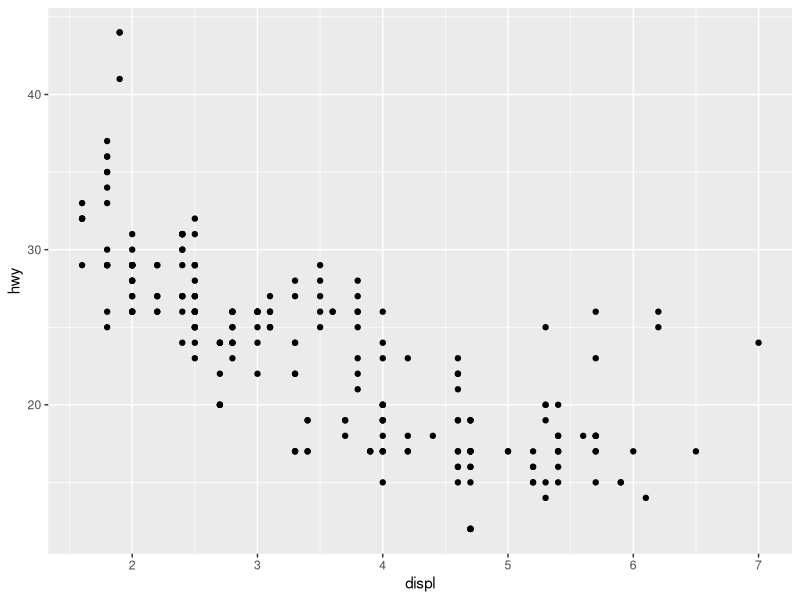
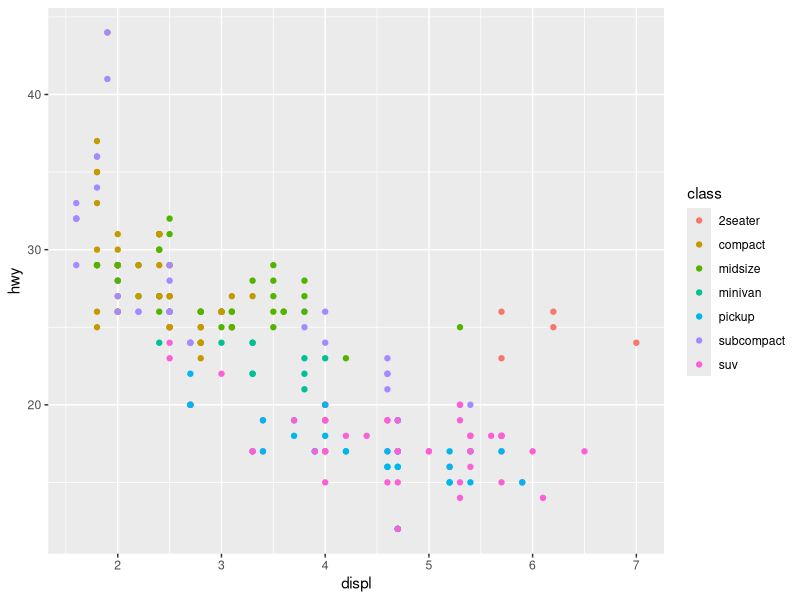
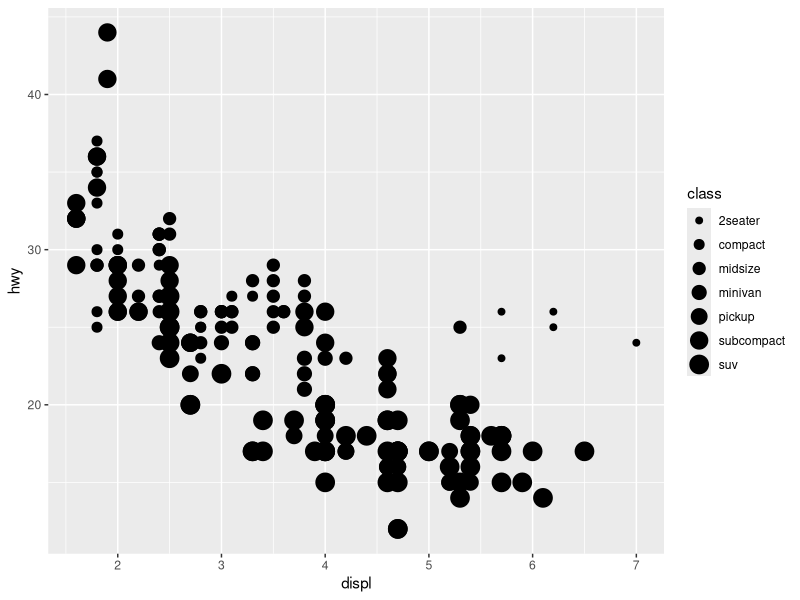
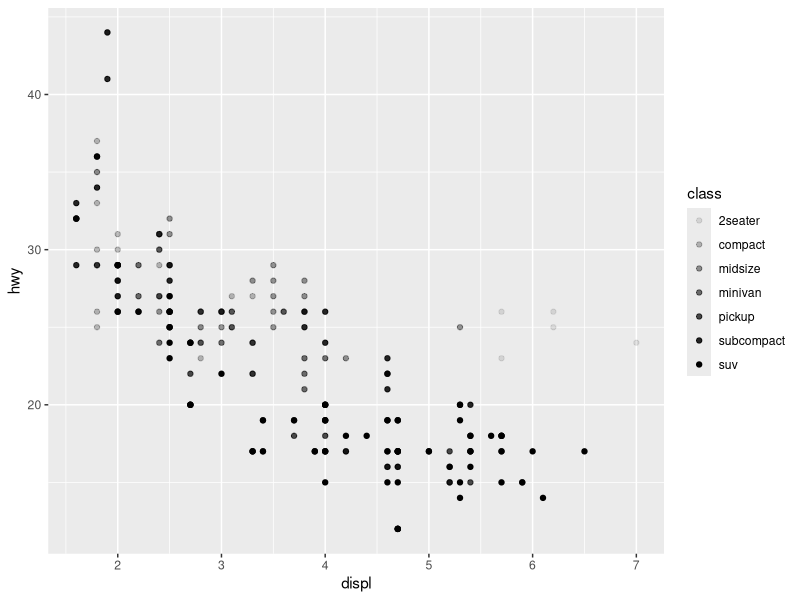
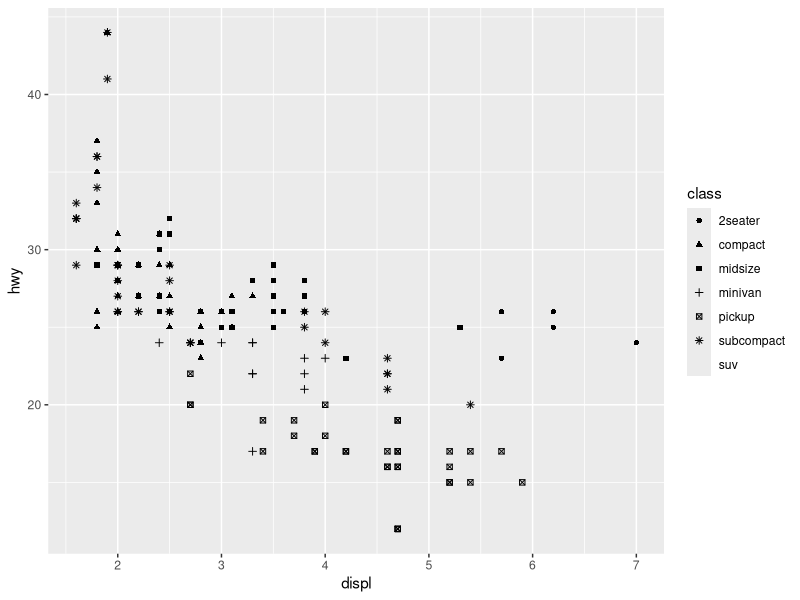
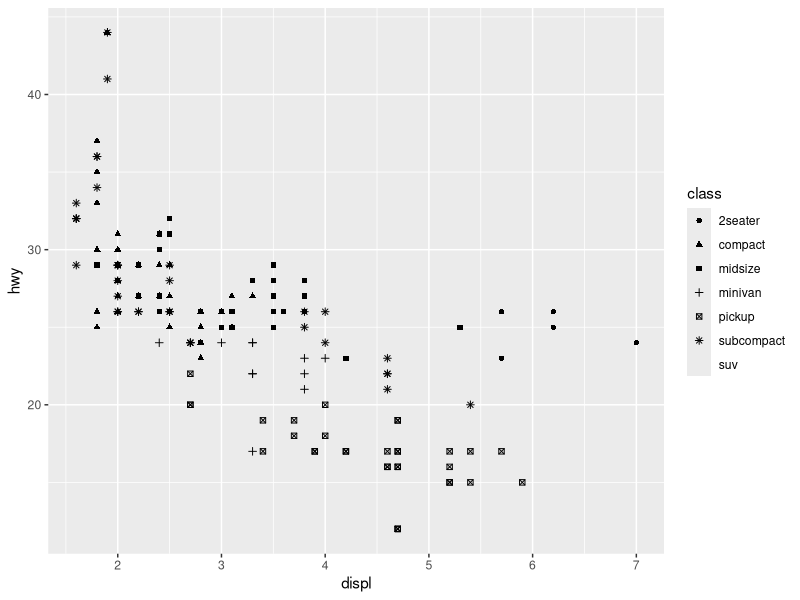
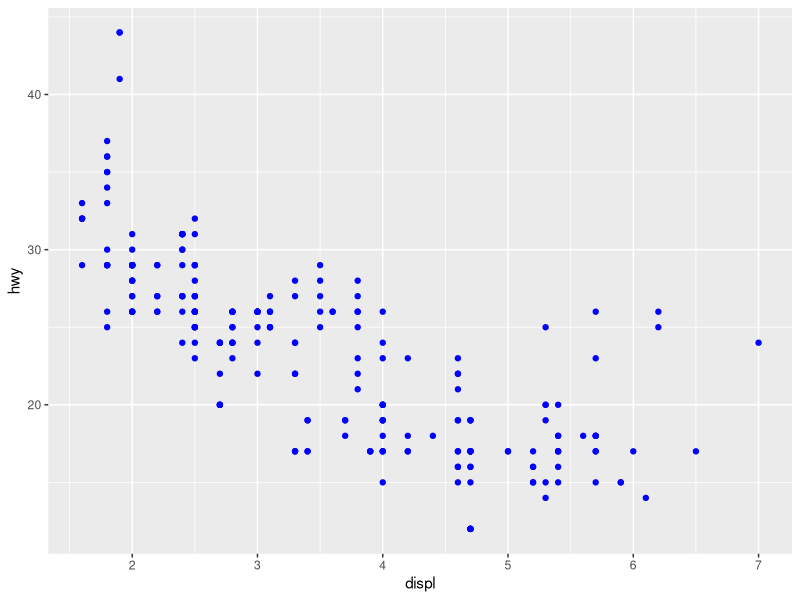
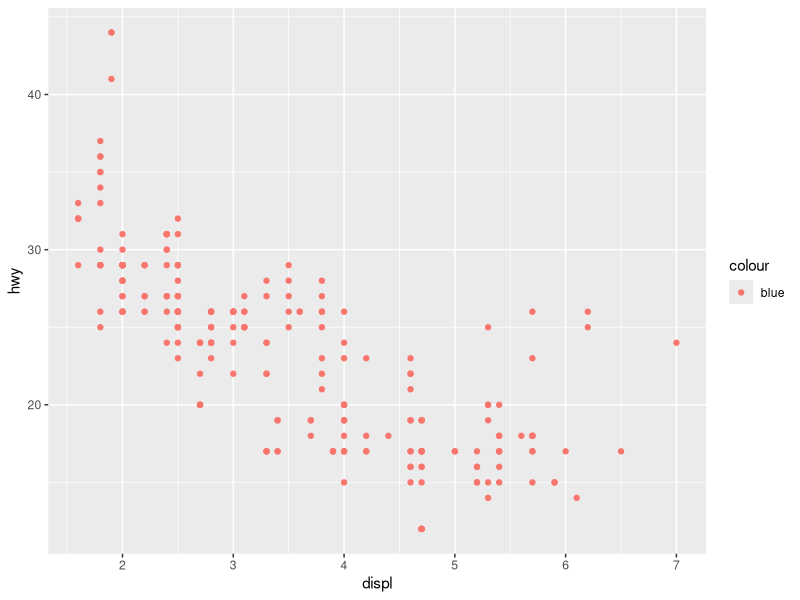

Here is the R script that generated these plots, in order:
## ---- chunk 1
knitr::opts_chunk$set(echo = FALSE)
## ---- chunk 2
#install.packages("tidyverse")
library(tidyverse)
## ---- chunk 3
mpg
# ?mpg
## ---- chunk 4
ggplot(data = mpg) + 
  geom_point(mapping = aes(x = displ, y = hwy))
## ---- chunk 5
ggplot(data = mpg) + 
  geom_point(mapping = aes(x = displ, y = hwy, color = class))
## ---- chunk 6
ggplot(data = mpg) + 
  geom_point(mapping = aes(x = displ, y = hwy, size = class))
## ---- chunk 7
# alpha
ggplot(data = mpg) + 
  geom_point(mapping = aes(x = displ, y = hwy, alpha = class))
## ---- chunk 8
# shape ***only 6 shapes available, SUV unplotted
ggplot(data = mpg) + 
  geom_point(mapping = aes(x = displ, y = hwy, shape = class))
## ---- chunk 9
# shape ***only 6 shapes available, SUV unplotted
ggplot(data = mpg) + 
  geom_point(mapping = aes(x = displ, y = hwy, shape = class))
## ---- chunk 10
ggplot(data = mpg) + 
  geom_point(mapping = aes(x = displ, y = hwy), color = "blue")
## ---- chunk 11
ggplot(data = mpg) + 
  geom_point(mapping = aes(x = displ, y = hwy, color = "blue"))
## ---- chunk 12
ggplot(data = mpg) + 
  geom_point(mapping = aes(x = displ, y = hwy)) + 
  facet_wrap(~ class, nrow = 2)        # ~ formula
## ---- chunk 13
ggplot(data = mpg) + 
  geom_point(mapping = aes(x = displ, y = hwy)) + 
  facet_grid(drv ~ cyl)
## ---- chunk 14
ggplot(data = mpg) + 
  geom_point(mapping = aes(x = displ, y = hwy)) + 
  facet_grid(. ~ cyl)
## ---- chunk 15
ggplot(data = mpg) + 
  geom_point(mapping = aes(x = displ, y = hwy)) + 
  facet_grid(drv ~ .)
## ---- chunk 16
ggplot(data = mpg) + 
  geom_point(mapping = aes(x = displ, y = hwy))
ggplot(data = mpg) + 
  geom_smooth(mapping = aes(x = displ, y = hwy))
## ---- chunk 17
ggplot(data = mpg) + 
  geom_smooth(mapping = aes(x = displ, y = hwy, linetype = drv))
## ---- chunk 18
ggplot(data = mpg) +
  geom_smooth(mapping = aes(x = displ, y = hwy))

ggplot(data = mpg) +
  geom_smooth(mapping = aes(x = displ, y = hwy, group = drv))

ggplot(data = mpg) +
  geom_smooth(
    mapping = aes(x = displ, y = hwy, color = drv),
    show.legend = FALSE
  )
## ---- chunk 19
ggplot(data = mpg) + 
  geom_point(mapping = aes(x = displ, y = hwy)) +
  geom_smooth(mapping = aes(x = displ, y = hwy))
## ---- chunk 20
ggplot(data = mpg, mapping = aes(x = displ, y = hwy)) + 
  geom_point() + 
  geom_smooth()
## ---- chunk 21
ggplot(data = mpg, mapping = aes(x = displ, y = hwy)) + 
  geom_point(mapping = aes(color = class)) + 
  geom_smooth()
## ---- chunk 22
ggplot(data = mpg, mapping = aes(x = displ, y = hwy)) + 
  geom_point(mapping = aes(color = class)) + 
  geom_smooth(data = filter(mpg, class == "subcompact"), se = FALSE)
## ---- chunk 23
ggplot(data = mpg) + 
  geom_smooth(mapping = aes(x = displ, y = hwy, 
                            color = drv, linetype = drv)) +
  geom_point(mapping = aes(x = displ, y = hwy, color = drv))
## ---- chunk 24
ggplot(data = mpg, mapping = aes(x = displ, y = hwy, color = drv)) + 
  geom_smooth(mapping = aes(linetype = drv)) +
  geom_point()
## ---- chunk 25
diamonds
# ?diamonds
## ---- chunk 26
ggplot(data = diamonds) + 
  geom_bar(mapping = aes(x = cut))
## ---- chunk 27
# Define variable containing url
url <- "https://d33wubrfki0l68.cloudfront.net/70a3b18a1128c785d8676a48c005ee9b6a23cc00/7283c/images/visualization-stat-bar.png"
## ---- chunk 28
demo <- tribble(
  ~cut,         ~freq,
  "Fair",       1610,
  "Good",       4906,
  "Very Good",  12082,
  "Premium",    13791,
  "Ideal",      21551
)

ggplot(data = demo) +
  geom_bar(mapping = aes(x = cut, y = freq), stat = "identity")
## ---- chunk 29
ggplot(data = diamonds) + 
  geom_bar(mapping = aes(x = cut, colour = cut))
ggplot(data = diamonds) + 
  geom_bar(mapping = aes(x = cut, fill = cut))
## ---- chunk 30
ggplot(data = diamonds) + 
  geom_bar(mapping = aes(x = cut, fill = clarity))
## ---- chunk 31
ggplot(data = diamonds, mapping = aes(x = cut, fill = clarity)) + 
  geom_bar(alpha = 1/5, position = "identity")
ggplot(data = diamonds, mapping = aes(x = cut, colour = clarity)) + 
  geom_bar(fill = NA, position = "identity")
## ---- chunk 32
ggplot(data = diamonds) + 
  geom_bar(mapping = aes(x = cut, fill = clarity), position = "fill")
## ---- chunk 33
ggplot(data = diamonds) + 
  geom_bar(mapping = aes(x = cut, fill = clarity), position = "dodge")
## ---- chunk 34
ggplot(data = mpg) + 
  geom_point(mapping = aes(x = displ, y = hwy))
## ---- chunk 35
ggplot(data = mpg) + 
  geom_point(mapping = aes(x = displ, y = hwy), position = "jitter")
## ---- chunk 36
ggplot(data = mpg, mapping = aes(x = class, y = hwy)) + 
  geom_boxplot()
ggplot(data = mpg, mapping = aes(x = class, y = hwy)) + 
  geom_boxplot() +
  coord_flip()
## ---- chunk 37
nz <- map_data("nz")

ggplot(nz, aes(long, lat, group = group)) +
  geom_polygon(fill = "white", colour = "black")

ggplot(nz, aes(long, lat, group = group)) +
  geom_polygon(fill = "white", colour = "black") +
  coord_quickmap()
## ---- chunk 38
bar <- ggplot(data = diamonds) + 
  geom_bar(
    mapping = aes(x = cut, fill = cut), 
    show.legend = FALSE,
    width = 1
  ) + 
  theme(aspect.ratio = 1) +
  labs(x = NULL, y = NULL)

bar + coord_flip()
bar + coord_polar()
